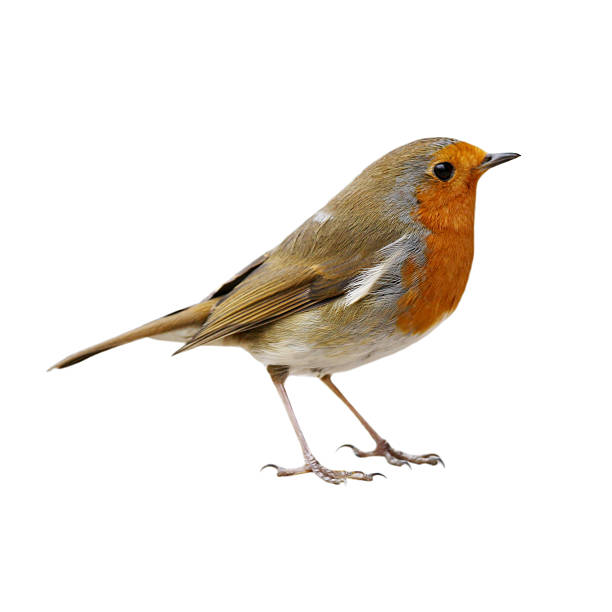
#> input picture bird.jpg, 612 x 612 px
$ jupyter execute 'Image to pencil sketch with python.ipynb'
#> lines starting #> are read from the running program, lines starting #| are printed output that depends on the picture
# Image to pencil sketch with python

[cell 1]
# import the library
import cv2
import matplotlib.pyplot as plt

[cell 2]
# get the image file name and location here
img_file = 'bird.jpg'
original_image = cv2.imread(img_file)
#> original_image is the input picture: shape (612, 612, 3); mean B, G, R 232.4, 237.2, 241.3

[cell 3]
# # Convert BGR image to RGB
original_img_rgb = cv2.cvtColor(original_image, cv2.COLOR_BGR2RGB)

[cell 4]
# Display the original image
plt.imshow(original_img_rgb)
plt.axis('off')
plt.title('Original Image')
plt.show()

[cell 5]
# Convert the image to grayscale
gray_image = cv2.cvtColor(original_image, cv2.COLOR_BGR2GRAY)
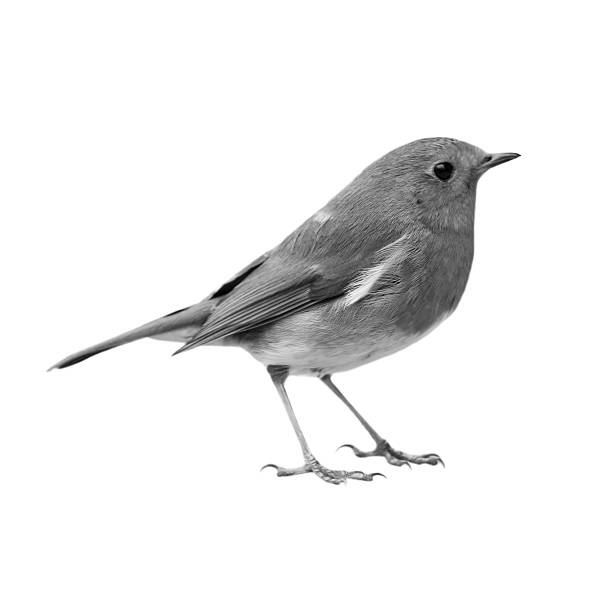
#> gray_image: shape (612, 612); min 0, max 255, mean 237.9

[cell 6]
plt.imshow(gray_image)
plt.axis('off')
plt.title('Grayscale Image')
plt.show()

[cell 7]
# Invert the grayscale image
inverted_gray_image = cv2.bitwise_not(gray_image)
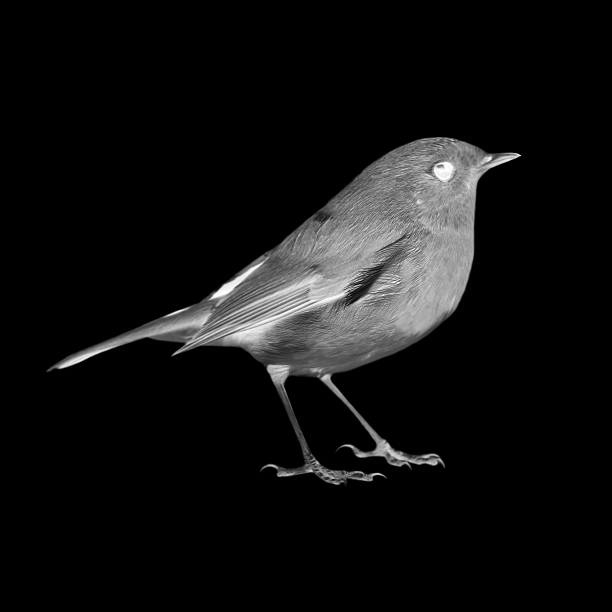
#> inverted_gray_image: shape (612, 612); min 0, max 255, mean 17.1

[cell 8]
plt.imshow(inverted_gray_image)
plt.axis('off')
plt.title('Inverted Gray Image')
plt.show()

[cell 9]
# Blur the inverted image using the GaussianBlur function
blurred_image = cv2.GaussianBlur(inverted_gray_image, (111, 111), 0)
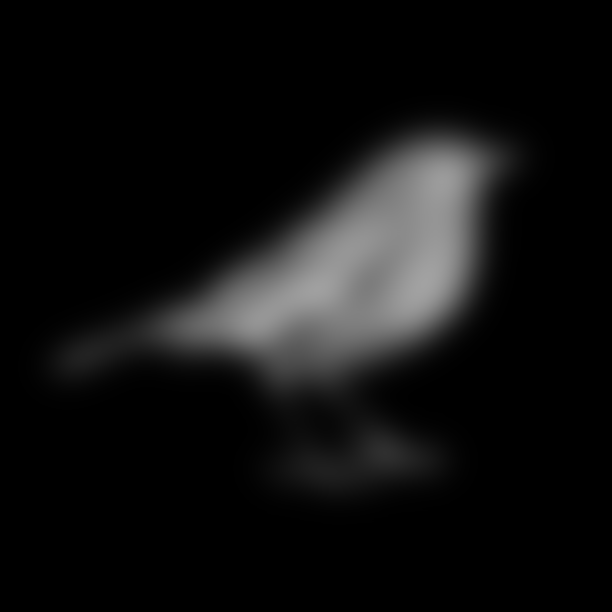
#> blurred_image: shape (612, 612); min 0, max 162, mean 17.1

[cell 10]
plt.imshow(blurred_image)
plt.axis('off')
plt.title('Blurred Image')
plt.show()

[cell 11]
# Invert the blurred image
inverted_blurred_image = cv2.bitwise_not(blurred_image)
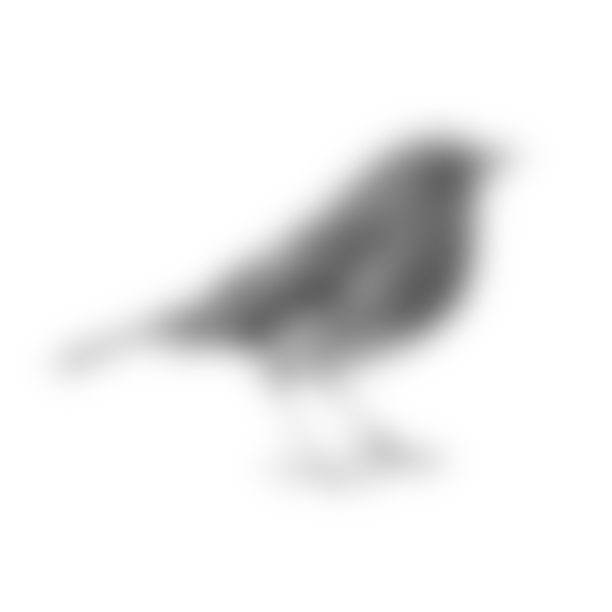
#> inverted_blurred_image: shape (612, 612); min 93, max 255, mean 237.9

[cell 12]
plt.imshow(inverted_blurred_image)
plt.axis('off')
plt.title('Blurred Image')
plt.show()

[cell 13]
# Create the pencil sketch image by dividing the grayscale image by the inverted blurred image
pencil_sketch = cv2.divide(gray_image, inverted_blurred_image, scale=256.0)
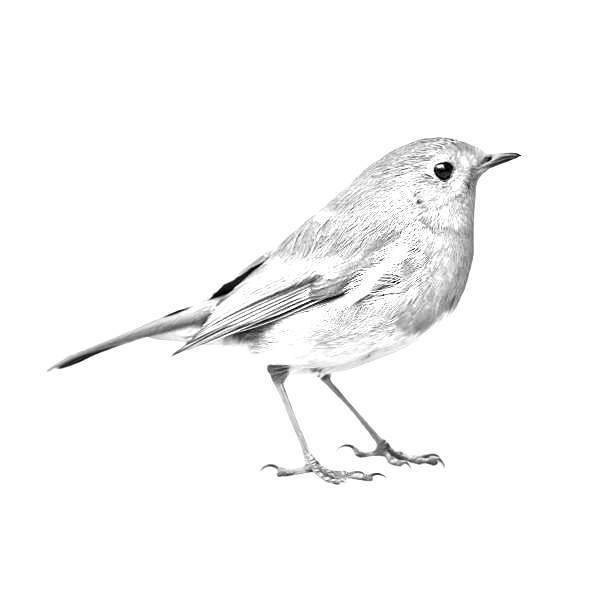
#> pencil_sketch: shape (612, 612); min 0, max 255, mean 249

[cell 14]
plt.imshow(pencil_sketch)
plt.axis('off')
plt.show()

[cell 15]
# Convert pencil sketch to RGB
pencil_sketch_rgb = cv2.cvtColor(pencil_sketch, cv2.COLOR_GRAY2RGB)
